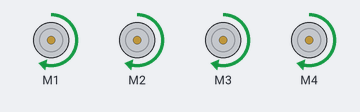
Recording of a sketch running on a simulated Arduino Uno, built with avr-gcc and run on an emulated ATmega328P. On the bench: 4 × DC motor (green arrow = forward, orange = backward, longer = faster). At 30.0 s the program stops and its outputs stay as they are.

Above: at 1.0 s.
At 8.5 s:
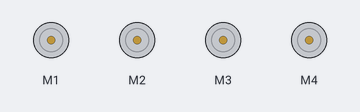
Timing chart, 0 to 19.5 s (numbered marks = the images above):
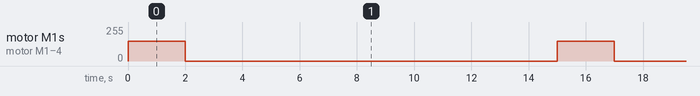

The sketch:

ROVERMOTION.ino
```cpp
#include <AFMotor.h>

// Define rover motors using the Adafruit Motor Shield motor ports
AF_DCMotor roverMotor1(1);  // Rover Motor 1 connected to M1 on the motor shield
AF_DCMotor roverMotor2(2);  // Rover Motor 2 connected to M2 on the motor shield
AF_DCMotor roverMotor3(3);  // Rover Motor 3 connected to M3 on the motor shield
AF_DCMotor roverMotor4(4);  // Rover Motor 4 connected to M4 on the motor shield

void setup() {
  // Set all motors' speed to 150 (range 0-255)
  roverMotor1.setSpeed(150);
  roverMotor2.setSpeed(150);
  roverMotor3.setSpeed(150);
  roverMotor4.setSpeed(150);

  // Start with all motors stopped
  stopAllMotors();
}

void loop() {
  // First iteration: Move forward for 2 seconds, wait for 13 seconds for arm movement
  moveForward();
  delay(2000);  // Move forward for 2 seconds
  stopAllMotors();
  delay(13000);  // Wait for 13 seconds (for arm movement)

  // Second iteration: Move forward for another 2 seconds, wait again for 13 seconds
  moveForward();
  delay(2000);  // Move forward for 2 seconds
  stopAllMotors();
  delay(13000);  // Wait for 13 seconds (for arm movement)

  // Stop the rover completely after second iteration
  stopAllMotors();
  while (true);  // Stop forever
}

// Function to move the rover forward
void moveForward() {
  // Set all motors to move forward
  roverMotor1.run(FORWARD);
  roverMotor2.run(FORWARD);
  roverMotor3.run(FORWARD);
  roverMotor4.run(FORWARD);
}

// Function to stop all motors
void stopAllMotors() {
  // Set all motors to stop
  roverMotor1.run(RELEASE);
  roverMotor2.run(RELEASE);
  roverMotor3.run(RELEASE);
  roverMotor4.run(RELEASE);
}
```

Measured:
- by itself, motor M1–4: alternates forward 150/255 for 2.0 s and stopped for 13.0 s
